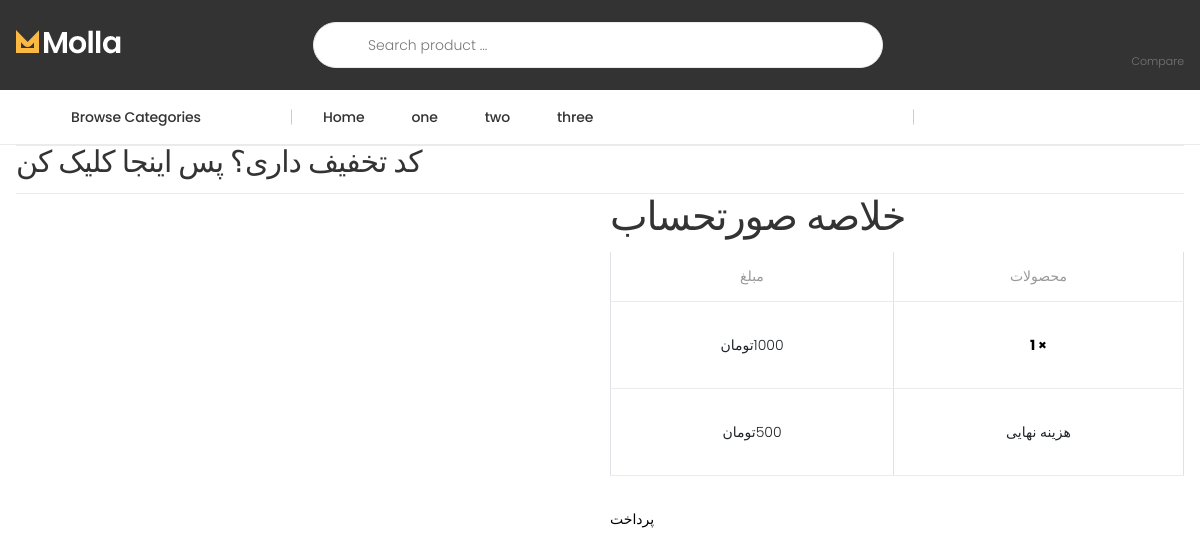
The app's page /order/2/ with its own data.
### home/models.py (models this page shows, shortened)
class Category(models.Model):
    sub_category = models.ForeignKey('self', on_delete=models.CASCADE, null=True, blank=True, related_name='sub',
                                     verbose_name='دسته بندی')
    sub_cat = models.BooleanField(default=False, verbose_name='زیر مجموعه')
    name = models.CharField(max_length=200, null=True, blank=True, verbose_name='اسم')
    slug = models.SlugField(allow_unicode=True, unique=True, null=True, blank=True, verbose_name='نامک')
    image = models.ImageField(upload_to='category', null=True, blank=True, verbose_name='عکس')
    class Meta:
        verbose_name = "دسته بندی"
        verbose_name_plural = "دسته بندی ها"

class Variants(models.Model):
    name = models.CharField(max_length=100, verbose_name='نام')
    update = models.DateTimeField(verbose_name='بروزرسانی')
    product = models.ForeignKey(Product, on_delete=models.CASCADE, related_name='pr_var', verbose_name='محصول')
    size = models.ForeignKey(Size, on_delete=models.CASCADE, blank=True, null=True, related_name='v_size',
                             verbose_name='سایز')
    color = models.ForeignKey(Color, on_delete=models.CASCADE, blank=True, null=True, verbose_name='رنگ')
    amount = models.PositiveIntegerField(verbose_name='تعداد')
    unit_price = models.PositiveIntegerField(verbose_name='قیمت واحد')
    discount = models.PositiveIntegerField(blank=True, null=True, verbose_name='تخفیف')
    total_price = models.PositiveIntegerField(verbose_name='قیمت کل')
    available = models.BooleanField(default=True, verbose_name='موجودی')
    def __init__(self, *args, **kwargs):
        super().__init__(*args, **kwargs)
        self._price_dirty = self.unit_price
    class Meta:
        verbose_name = "تنوع"
        verbose_name_plural = "تنوع"
    @property
    def total_price(self):
        if not self.discount:
            return self.unit_price
        elif self.discount:
            total = (self.discount * self.unit_price) / 100
            return int(self.unit_price - total)
        return self.total_price

### order/models.py (models this page shows, shortened)
class ItemOrder(models.Model):
    order = models.ForeignKey(Order, on_delete=models.CASCADE, related_name='order_item')
    user = models.ForeignKey(User, on_delete=models.CASCADE)
    variant = models.ForeignKey(Variants, on_delete=models.CASCADE, null=True, blank=True)
    quantity = models.IntegerField()
    class Meta:
        verbose_name = "جزئیات سفارش"
        verbose_name_plural = "جزئیات سفارشات"
    def price(self):
        return self.variant.total_price * self.quantity

class Order(models.Model):
    user = models.ForeignKey(User, on_delete=models.CASCADE)
    create = models.DateTimeField(auto_now_add=True)
    discount = models.PositiveIntegerField(blank=True, null=True)
    paid = models.BooleanField(default=False)
    code = models.CharField(max_length=200, null=True)
    email = models.EmailField()
    f_name = models.CharField(max_length=300)
    l_name = models.CharField(max_length=300)
    address = models.CharField(max_length=1000)
    class Meta:
        verbose_name = "سفارش"
        verbose_name_plural = "سفارشات"
    def get_price(self):
        total = sum(i.price() for i in self.order_item.all())
        if self.discount:
            discount_price = (self.discount / 100) * total
            return int(total - discount_price)
        return total

### order/views.py (the view)
# urls.py: path('<int:pk>/', views.OrderDetail.as_view(), name='order_detail'),
class OrderDetail(View):
    def get(self, request, *args, **kwargs):
        order = get_object_or_404(Order, pk=kwargs['pk'])
        products = ItemOrder.objects.filter(pk=kwargs['pk'])
        form = CouponForm()
        context = {'order': order, 'form': form, 'products': products}
        return render(request, 'order/orders.html', context)

### order/forms.py
class CouponForm(forms.Form):
    code = forms.CharField(max_length=100)

### home/context_processors.py (called while the page is built)
def get_category(request):
    category = Category.objects.filter(sub_cat=False)
    context = {'category': category}
    return context

### order/templates/order/orders.html (shortened to what this page needs)
{% extends 'base.html' %}
{% block body %}
 <div class="checkout-page-wrapper">
            <div class="container" dir="rtl">
                <div class="row">
                    <div class="col-12">
                        <div class="checkoutaccordion" id="checkOutAccordion">
                            <div class="card">
                                <h3>کد تخفیف داری؟ <span data-toggle="collapse" data-target="#couponaccordion">پس اینجا کلیک کن</span>
                                </h3>
                            </div>
                        </div>
                    </div>
                </div>
                <div class="row">
                    <div class="col-lg-6">
                        <div class="order-summary-details mt-md-26 mt-sm-26">
                            <h2>خلاصه صورتحساب</h2>
                            <div class="order-summary-content mb-sm-4">
                                <div class="order-summary-table table-responsive text-center">
                                    <table class="table table-bordered">
                                        <thead>
                                        <tr>
                                            <th>محصولات</th>
                                            <th>مبلغ</th>
                                        </tr>
                                        </thead>
                                        <tbody>
                                        {% for product in products %}
                                            <tr>
                                                <td><a href="">{{ product.product.name }} <strong> ×
                                                    {{ product.quantity }}</strong></a>
                                                </td>
                                                <td>{{ product.price }}تومان</td>
                                            </tr>
                                        {% endfor %}
                                        </tbody>
                                        <tfoot>
                                        <tr>
                                            <td>هزینه نهایی</td>
                                            <td >{{order.get_price}}تومان</td>
                                        </tr>
                                        </tfoot>
                                    </table>
                                </div>
                             <a href="{% url 'order:request' order.id  %}">پرداخت</a>
                            </div>
                        </div>
                    </div>
                </div>
            </div>
        </div>
{% endblock %}

### templates/navbar.html (shortened to what this page needs)
<header class="header header-intro-clearance header-3" xmlns:accounts="http://www.w3.org/1999/xhtml">
    <div class="header-middle">
        <div class="container">
            <div class="header-left">
                <a href="index.html" class="logo">
                    <img src="/static/assets/images/demos/demo-3/logo.png" alt="Molla Logo" width="105" height="25">
                </a>
            </div>
            <div class="header-center">
                <div class="header-search header-search-extended header-search-visible d-none d-lg-block">
                    <form action="{% url 'home:products' %}" method="get">
                        <div class="header-search-wrapper search-wrapper-wide">
                            <button class="btn btn-primary" type="submit"><i class="icon-search"></i></button>
                            <input type="search" class="form-control" name="search" id="q" placeholder="Search product ..."
                                   required>
                        </div>
                    </form>
                </div>
            </div>
            <div class="header-right">
                <div class="dropdown compare-dropdown">
                    <a href="{% url 'cart:compare' %}" class="dropdown-toggle"
                       aria-label="Compare Products">
                        <div class="icon">
                            <i class="icon-random"></i>
                        </div>
                        <p>Compare</p>
                    </a>
                </div>
            </div>
        </div>
    </div>
    <div class="header-bottom sticky-header">
        <div class="container">
            <div class="header-left">
                <div class="dropdown category-dropdown">
                    <a href="#" class="dropdown-toggle" role="button" data-toggle="dropdown" aria-haspopup="true"
                       aria-expanded="false" data-display="static" title="Browse Categories">
                        Browse Categories <i class="icon-angle-down"></i>
                    </a>
                </div>
            </div>
            <div class="header-center">
                <nav class="main-nav">
                    <ul class="menu">
                        <li>
                            <a href="#" class="sf-with-ul">Home</a>
                        </li>
                        {% for cat in category %}
                            <li>
                                <a href="{% url 'home:category' cat.pk cat.slug %}" class="sf-with-ul">{{ cat.name }}</a>
                            </li>
                        {% endfor %}
                    </ul>
                </nav>
            </div>
        </div>
    </div>
</header>

### static/assets/css/skins/skin-demo-3.css (style rules this page uses)
a { color:#000000 }
.header-3 .header-search-extended .btn,.header-4 .header-search-extended .btn { background-color:transparent;color:#333 }
.btn-primary { color:#fff;background-color:#fcb941;border-color:#fcb941;box-shadow:none }
.header-bottom .menu>li>a:before { background-color:#fcb941 }
.category-dropdown .dropdown-toggle:before { background-color:#fcb941 }

### records on screen
Category: name "one"
Category: name "two"
Category: name "three"
ItemOrder: quantity "1", price "1000"
Order: get_price "500"
